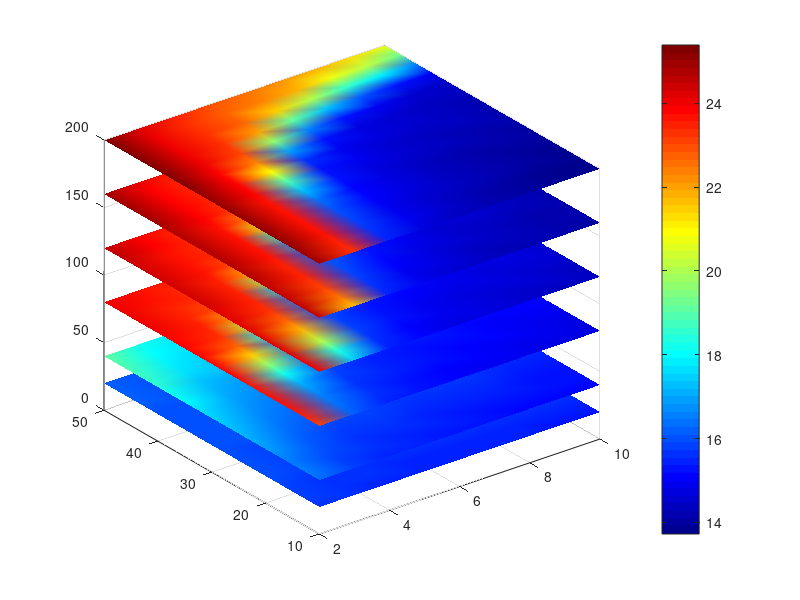

Recreate this plot in MATLAB. (Note: this script raises an error after producing the figure.)
%load('100yearsB.mat','ep')
%load('100yearsB.mat','n')

Gam20 = load('100years14B.mat','F1AvgGamhat');
Gam40 = load('100years14B.mat','F2AvgGamhat');
Gam60 = load('100years14B.mat','F3AvgGamhat');
Gam80 = load('100years14B.mat','F4AvgGamhat');
Gam100 = load('100years14B.mat','AvgGamhat');

Gam20 = Gam20.F1AvgGamhat;
Gam40 = Gam40.F2AvgGamhat;
Gam60 = Gam60.F3AvgGamhat;
Gam80 = Gam80.F4AvgGamhat;
Gam100 = Gam100.AvgGamhat;

Temp20 = load('100years14B.mat','F1AvgThat');
Temp40 =load('100years14B.mat','F2AvgThat');
Temp60 =load('100years14B.mat','F3AvgThat');
Temp80 =load('100years14B.mat','F4AvgThat');
Temp100 =load('100years14B.mat','AvgThat');

Temp20 = Temp20.F1AvgThat;
Temp40 = Temp40.F2AvgThat;
Temp60 = Temp60.F3AvgThat;
Temp80 = Temp80.F4AvgThat;
Temp100 = Temp100.AvgThat;


%Gam40 = load('ClimData2a.mat','F1AvgGamhat');
%Gam80 = load('ClimData2a.mat','F2AvgGamhat');
Gam120 = load('200years14B.mat','F3AvgGamhat');
Gam160 = load('200years14B.mat','F4AvgGamhat');
Gam200 = load('200years14B.mat','AvgGamhat');

Gam120 = Gam120.F3AvgGamhat;
Gam160 = Gam160.F4AvgGamhat;
Gam200 = Gam200.AvgGamhat;

%Temp40 = load('ClimData2a.mat','F1AvgThat');
%Temp80 = load('ClimData2a.mat','F2AvgThat');
Temp120 = load('200years14B.mat','F3AvgThat');
Temp160 = load('200years14B.mat','F4AvgThat');
Temp200 = load('200years14B.mat','AvgThat');

Temp120 = Temp120.F3AvgThat;
Temp160 = Temp160.F4AvgThat;
Temp200 = Temp200.AvgThat;

GamHatSq = cat(3,Gam20,Gam40,Gam60,Gam80,Gam100,Gam120,Gam160,Gam200);
TempSq = cat(3,Temp20,Temp40,Temp60,Temp80,Temp100,Temp120,Temp160,Temp200);

GamHatSq2 = zeros(size(GamHatSq,2),size(GamHatSq,1),size(GamHatSq,3));
TempSq2 = zeros(size(TempSq,2),size(TempSq,1),size(TempSq,3));

for j = 1:size(GamHatSq,2)
    for i = 1:size(GamHatSq,1)
        for k = 1:size(GamHatSq,3)
            GamHatSq2(j,i,k) = GamHatSq(i,j,k);
            TempSq2(j,i,k) = TempSq(i,j,k);
        end
    end
end

n = [2,3,4,5,6,7,8,9,10];
ep = [10,13,16,20,23,26,29,32,35,38,41,44,47,50];
delt = [20,40,60,80,100,120,160,200];
[nn, yy, deltt] = meshgrid(n,ep,delt);

%clf
%isosurface(nn, yy, deltt, 288*TempSq2 - 273.15)
%colorbar
%colormap jet
%[fe, ve, ce] = isocaps(nn, yy, deltt, 288*TempSq2- 273.15, 0);
%p2 = patch('Faces', fe, 'Vertices', ve, 'FaceVertexCData', ce);
%p2.FaceColor = 'interp';
%p2.EdgeColor = 'none' ;
%grid on
%xlabel('n','fontsize',18,'interpreter','latex');
%ylabel('$\Delta t$','fontsize',18,'interpreter','latex');
%zlabel({'Timespan','Years'},'fontsize',18,'interpreter','latex');
%title('Temperatures');
%set(gca, 'clim', [12 22])
%set(get(colorbar, 'title'), 'string', 'K', 'FontW', 'bold', 'fontname', 'Times New Roman', 'fontsize', 14);


figure
slice(nn,yy,deltt,288*TempSq2 - 273.15,[],[],[20 40 80 120 160 200])
colorbar
colormap jet
shading interp
c = colorbar;
c.Label.String = 'Temperature (Celsius)';
c.Label.FontSize = 18;
c.Label.Interpreter = 'latex';
%title('Temperature with gain $G = \frac{6 \alpha(0)}{10}$','fontsize',18,'interpreter','latex');
set(gca, 'clim', [12 25],'FontSize',13)
xlabel('n','fontsize',18,'interpreter','latex');
ylabel('$\Delta t$ (years)','fontsize',18,'interpreter','latex');
zlabel('Time (years)','fontsize',18,'interpreter','latex');
view(-40,10)

figure
slice(nn,yy,deltt,280*GamHatSq2,[],[],[20 40 80 120 160 200])
colorbar
colormap jet
shading interp
c = colorbar;
c.Label.String = 'CO2 (ppm)';
c.Label.FontSize = 18;
c.Label.Interpreter = 'latex';
%title('Temperature with gain $G = \frac{6 \alpha(0)}{10}$','fontsize',18,'interpreter','latex');
set(gca, 'clim', [100 500],'FontSize',13)
xlabel('n','fontsize',18,'interpreter','latex');
ylabel('$\Delta t$ (years)','fontsize',18,'interpreter','latex');
zlabel('Time (years)','fontsize',18,'interpreter','latex');
view(-40,10)